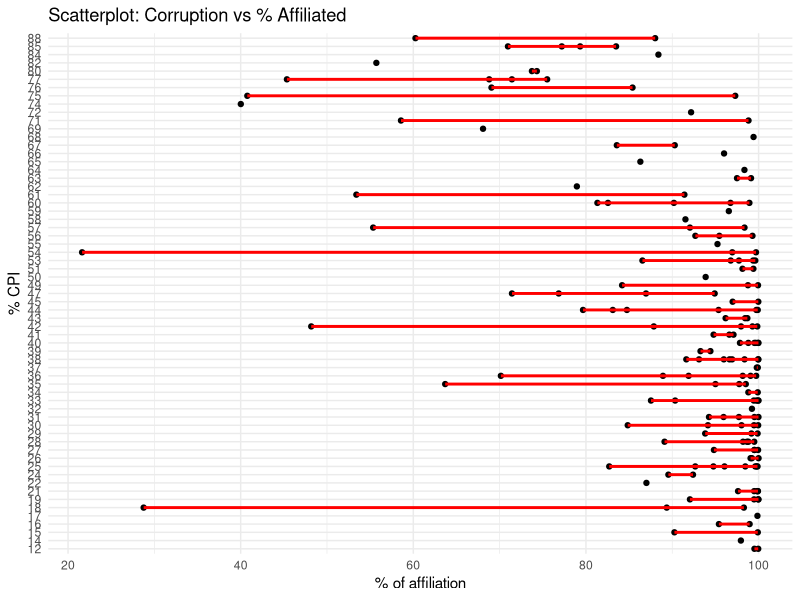

Write the R code that produced this figure. (Note: this script raises an error after producing the figure.)
## ---- chunk 1
# Load tidyverse and readr packages

library(tidyverse)
library(readr)

# Import religion_by_country and corruption_by_country datasets

religion_by_country <- read_csv("religion-by-country-2024.csv")

corruption_by_country <- read_delim("CPI2020_for_merge.csv", delim = ";", escape_double = FALSE, trim_ws = TRUE)

## ---- chunk 2
# We have missing data for 2020 for United State, so we are gonna use the data from 2010 as an alternative

religion_by_country[religion_by_country$country == "United States", c("ReligionByCountry_TotalReligious_2020",  "religionByCountry_christians_2020", 
"religionByCountry_muslims_2020", "religionByCountry_hindus_2020", 
"religionByCountry_buddhists_2020", "religionByCountry_folkReligions_2020", 
"religionByCountry_jews_2020", "religionByCountry_other_2020", 
"religionByCountry_unaffiliated_2020")] <- religion_by_country[religion_by_country$country == "United States", c("total", "religionByCountry_christians", 
"religionByCountry_muslims", "religionByCountry_hindus", 
"religionByCountry_buddhists", "religionByCountry_folkReligions", 
"religionByCountry_jews", "religionByCountry_other", 
"religionByCountry_unaffiliated")]

#This piece of code copies the data for United States from 2010 into 2020 columns
## ---- chunk 3

dput(names(religion_by_country))


# Filter religion_by_country dataset only including the data from 2020

religion_by_country <- religion_by_country %>% select("country", "ReligionByCountry_TotalReligious_2020",  "religionByCountry_christians_2020", 
"religionByCountry_muslims_2020", "religionByCountry_hindus_2020", 
"religionByCountry_buddhists_2020", "religionByCountry_folkReligions_2020", 
"religionByCountry_jews_2020", "religionByCountry_other_2020", 
"religionByCountry_unaffiliated_2020")



## ---- chunk 4
# Create new columns

#Total population
percentage_religion_by_country <- religion_by_country %>% mutate(
  total_population = ReligionByCountry_TotalReligious_2020 + religionByCountry_unaffiliated_2020
)

#Proportion of individuals from each religion
percentage_religion_by_country <- percentage_religion_by_country %>% mutate(
  percentage_ReligionByCountry_TotalReligious_2020 = ((ReligionByCountry_TotalReligious_2020
)/total_population)*100,
  percentage_religionByCountry_christians_2020 = ((religionByCountry_christians_2020
)/total_population)*100,
percentage_religionByCountry_muslims_2020 =((religionByCountry_muslims_2020
)/total_population)*100,
percentage_religionByCountry_hindus_2020 = ((religionByCountry_hindus_2020
)/total_population)*100,
percetage_religionByCountry_buddhists_2020 = ((religionByCountry_buddhists_2020
)/total_population)*100,
percentage_religionByCountry_folkReligions_2020 = ((religionByCountry_folkReligions_2020
)/total_population)*100,
percentage_religionByCountry_jews_2020 = ((religionByCountry_jews_2020
)/total_population)*100,
percentage_religionByCountry_other_2020 = ((religionByCountry_other_2020
)/total_population)*100,
percentage_religionByCountry_unaffiliated_2020 = ((religionByCountry_unaffiliated_2020
)/total_population)*100
)

# Remove the other columns that do not include the proportions of individuals
percentage_religion_by_country <- percentage_religion_by_country %>% select(-starts_with("religion", ignore.case = TRUE))

## ---- chunk 5
# Rename "Country" to "country" from corruption_by_country dataset

corruption_by_country <- corruption_by_country %>% rename(country = Country)

# Use full_join() from tidyverse to merge the datasets by country. By doing that, if a country is included in the dataset 1 but not in dataset 2, the columms of dataset 2 will contain "NA" values for that rows and viceversa

merged_dataset <- full_join(percentage_religion_by_country, corruption_by_country, by = "country")

## ---- chunk 6
# Remove from merged_dataset those countries with NA values for total_population

merged_dataset <- merged_dataset %>% filter(!is.na(total_population))

# Remove from merged_dataset those countries with NA values for CPI score 2020

merged_dataset <- merged_dataset %>% filter(!is.na(`CPI score 2020`))

## ---- chunk 7
# Load ggplot2 library
library(ggplot2)

# Example: Scatterplot to check linearity
ggplot(merged_dataset, aes(x = percentage_ReligionByCountry_TotalReligious_2020, y = `CPI score 2020`)) +
  geom_point() +                          # Plot the data points
  geom_smooth(method = "lm", se = FALSE, col = "red") +  # Add a linear regression line
  labs(title = "Scatterplot: Corruption vs % Affiliated",
       x = "% of affiliation", y = "% CPI") +
  theme_minimal()


## ---- chunk 8
# Histogram for each variable

# Apply log transformation
merged_dataset$Religious_Log <- log(merged_dataset$percentage_ReligionByCountry_TotalReligious_2020)

# Check histogram for CPI score 2020
ggplot(merged_dataset, aes(x = `CPI score 2020`)) + 
  geom_histogram(bins = 20, fill = "lightblue", color = "black") +
  labs(title = "Histogram of Corruption Index")

# Check histogram for original religious percentage
ggplot(merged_dataset, aes(x = Religious_Log)) + 
  geom_histogram(bins = 20, fill = "lightblue", color = "black") +
  labs(title = "Histogram of Religious Percentage")

# Q-Q plot for CPI score 2020
qqnorm(merged_dataset$`CPI score 2020`)
qqline(merged_dataset$`CPI score 2020`, col = "red")

# Q-Q plot for original religious percentage
qqnorm(merged_dataset$Religious_Log)
qqline(merged_dataset$Religious_Log, col = "red")

## ---- chunk 9

model <- lm(`CPI score 2020` ~ `Religious_Log`, data = merged_dataset)
plot(model$residuals ~ model$fitted.values)
abline(h = 0, col = "red")

## ---- chunk 10
# Boxplot to check for outliers in 'percentage_ReligionByCountry_TotalReligious_2020'
boxplot(merged_dataset$Religious_Log,
        main = "Boxplot for Religious Percentage",
        ylab = "Religious Percentage",
        col = "lightblue")

## ---- chunk 11

leverage <- hatvalues(model)
plot(leverage, main = "Leverage Values")
abline(h = 2*(length(coef(model))/nrow(merged_dataset)), col = "red")  # Threshold line

## ---- chunk 12
cooksD <- cooks.distance(model)
plot(cooksD, main = "Cook's Distance")
abline(h = 4/length(cooksD), col = "red")  # Reference line at 4/n

## ---- chunk 13
# Load ggplot2 library
library(ggplot2)

# Example: Scatterplot to check linearity
ggplot(merged_dataset, aes(x = percentage_religionByCountry_unaffiliated_2020, y = `CPI score 2020`)) +
  geom_point() +                          # Plot the data points
  geom_smooth(method = "lm", se = FALSE, col = "red") +  # Add a linear regression line
  labs(title = "Scatterplot: Corruption vs % Unaffiliated",
       x = "% of affiliation", y = "% CPI") +
  theme_minimal()

## ---- chunk 14
# Histogram for each variable - Non-religious

# Apply log transformation
merged_dataset$NonReligious_Log <- log(merged_dataset$percentage_religionByCountry_unaffiliated_2020)



# Check histogram for original non-religious percentage
ggplot(merged_dataset, aes(x = NonReligious_Log)) + 
  geom_histogram(bins = 20, fill = "lightblue", color = "black") +
  labs(title = "Histogram of Non-Religious Percentage")


# Q-Q plot for original non-religious percentage
qqnorm(merged_dataset$NonReligious_Log)
qqline(merged_dataset$NonReligious_Log, col = "red")

## ---- chunk 15
# Boxplot to check for outliers in 'percentage_religionByCountry_unaffiliated_2020'
boxplot(merged_dataset$NonReligious_Log,
        main = "Boxplot for Non-Religious Percentage",
        ylab = "Non-Religious Percentage",
        col = "lightblue")
## ---- chunk 16
model2 <- lm(`CPI score 2020` ~ `NonReligious_Log`, data = merged_dataset)
plot(model2$residuals ~ model2$fitted.values)
abline(h = 0, col = "red")
